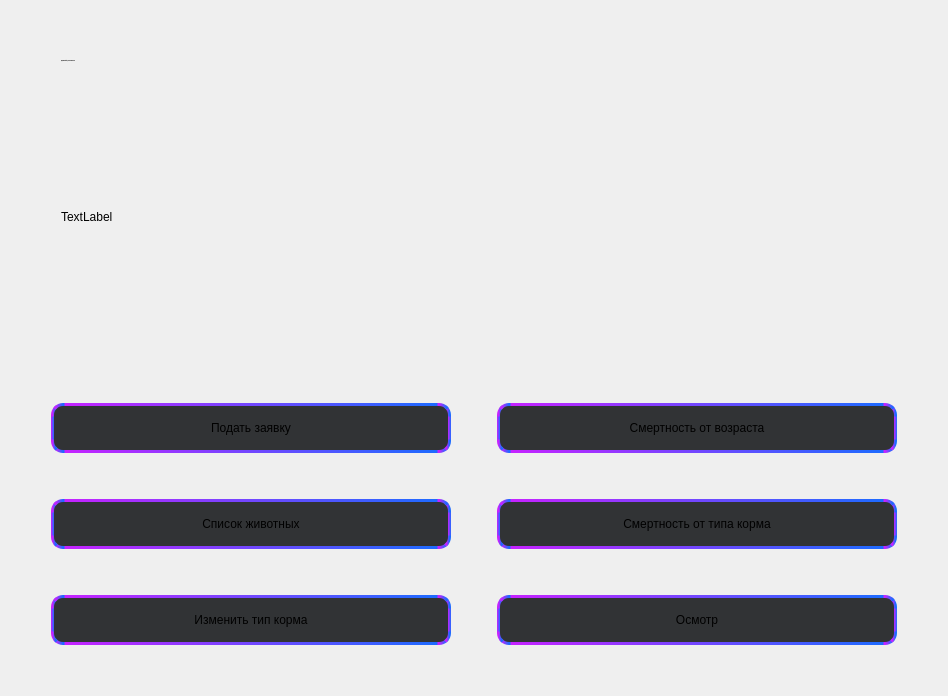
      <widget class="QWidget" name="tab_vet">
       <property name="styleSheet">
        <string notr="true"/>
       </property>
       <attribute name="title">
        <string>Ветеринар</string>
       </attribute>
       <layout class="QVBoxLayout" name="verticalLayout_2">
        <item>
         <spacer name="verticalSpacer_9">
          <property name="orientation">
           <enum>Qt::Vertical</enum>
          </property>
          <property name="sizeHint" stdset="0">
           <size>
            <width>20</width>
            <height>40</height>
           </size>
          </property>
         </spacer>
        </item>
        <item>
         <layout class="QHBoxLayout" name="horizontalLayout_2">
          <item>
           <spacer name="horizontalSpacer_13">
            <property name="orientation">
             <enum>Qt::Horizontal</enum>
            </property>
            <property name="sizeType">
             <enum>QSizePolicy::Preferred</enum>
            </property>
            <property name="sizeHint" stdset="0">
             <size>
              <width>50</width>
              <height>20</height>
             </size>
            </property>
           </spacer>
          </item>
          <item>
           <widget class="QLabel" name="lbl_hi_0">
            <property name="font">
             <font>
              <family>Roboto</family>
              <pointsize>-1</pointsize>
              <weight>75</weight>
              <bold>true</bold>
             </font>
            </property>
            <property name="text">
             <string>Здравствуйте, Пользователь !</string>
            </property>
            <property name="alignment">
             <set>Qt::AlignLeading|Qt::AlignLeft|Qt::AlignVCenter</set>
            </property>
           </widget>
          </item>
          <item>
           <spacer name="horizontalSpacer_14">
            <property name="orientation">
             <enum>Qt::Horizontal</enum>
            </property>
            <property name="sizeHint" stdset="0">
             <size>
              <width>40</width>
              <height>20</height>
             </size>
            </property>
           </spacer>
          </item>
         </layout>
        </item>
        <item>
         <spacer name="verticalSpacer_11">
          <property name="orientation">
           <enum>Qt::Vertical</enum>
          </property>
          <property name="sizeHint" stdset="0">
           <size>
            <width>20</width>
            <height>40</height>
           </size>
          </property>
         </spacer>
        </item>
        <item>
         <layout class="QHBoxLayout" name="horizontalLayout">
          <item>
           <spacer name="horizontalSpacer_12">
            <property name="orientation">
             <enum>Qt::Horizontal</enum>
            </property>
            <property name="sizeType">
             <enum>QSizePolicy::Minimum</enum>
            </property>
            <property name="sizeHint" stdset="0">
             <size>
              <width>50</width>
              <height>20</height>
             </size>
            </property>
           </spacer>
          </item>
          <item>
           <widget class="QLabel" name="lbl_descript_0">
            <property name="text">
             <string>TextLabel</string>
            </property>
           </widget>
          </item>
          <item>
           <spacer name="horizontalSpacer_11">
            <property name="orientation">
             <enum>Qt::Horizontal</enum>
            </property>
            <property name="sizeType">
             <enum>QSizePolicy::Preferred</enum>
            </property>
            <property name="sizeHint" stdset="0">
             <size>
              <width>40</width>
              <height>20</height>
             </size>
            </property>
           </spacer>
          </item>
          <item>
           <widget class="QLabel" name="img_doctor">
            <property name="minimumSize">
             <size>
              <width>200</width>
              <height>200</height>
             </size>
            </property>
            <property name="maximumSize">
             <size>
              <width>200</width>
              <height>200</height>
             </size>
            </property>
            <property name="text">
             <string/>
            </property>
            <property name="scaledContents">
             <bool>true</bool>
            </property>
           </widget>
          </item>
          <item>
           <spacer name="horizontalSpacer_10">
            <property name="orientation">
             <enum>Qt::Horizontal</enum>
            </property>
            <property name="sizeType">
             <enum>QSizePolicy::Minimum</enum>
            </property>
            <property name="sizeHint" stdset="0">
             <size>
              <width>40</width>
              <height>20</height>
             </size>
            </property>
           </spacer>
          </item>
         </layout>
        </item>
        <item>
         <spacer name="verticalSpacer_10">
          <property name="orientation">
           <enum>Qt::Vertical</enum>
          </property>
          <property name="sizeHint" stdset="0">
           <size>
            <width>20</width>
            <height>40</height>
           </size>
          </property>
         </spacer>
        </item>
        <item>
         <layout class="QGridLayout" name="gridLayout">
          <item row="3" column="5">
           <spacer name="horizontalSpacer_7">
            <property name="orientation">
             <enum>Qt::Horizontal</enum>
            </property>
            <property name="sizeHint" stdset="0">
             <size>
              <width>40</width>
              <height>20</height>
             </size>
            </property>
           </spacer>
          </item>
          <item row="3" column="4">
           <widget class="QPushButton" name="btn_feed_dead">
            <property name="minimumSize">
             <size>
              <width>400</width>
              <height>50</height>
             </size>
            </property>
            <property name="styleSheet">
             <string notr="true">QPushButton{
	background-color: #313335;
	border: 3px qlineargradient(spread:pad, x1:0, y1:0, x2:1, y2:0, stop:0 #C622FF, stop:1 #1D6BFF);
	border-style: solid;
	border-radius: 12%;
}
QPushButton:hover{
background-color:  #5C6164;
}

QPushButton:pressed{
background-color:  #5C6164;
}

QPushButton:after{
background-color:  #5C6164;
}</string>
            </property>
            <property name="text">
             <string>Смертность от типа корма</string>
            </property>
           </widget>
          </item>
          <item row="5" column="5">
           <spacer name="horizontalSpacer_8">
            <property name="orientation">
             <enum>Qt::Horizontal</enum>
            </property>
            <property name="sizeHint" stdset="0">
             <size>
              <width>40</width>
              <height>20</height>
             </size>
            </property>
           </spacer>
          </item>
          <item row="1" column="4">
           <widget class="QPushButton" name="btn_age_dead">
            <property name="minimumSize">
             <size>
              <width>400</width>
              <height>50</height>
             </size>
            </property>
            <property name="styleSheet">
             <string notr="true">QPushButton{
	background-color: #313335;
	border: 3px qlineargradient(spread:pad, x1:0, y1:0, x2:1, y2:0, stop:0 #C622FF, stop:1 #1D6BFF);
	border-style: solid;
	border-radius: 12%;
}
QPushButton:hover{
background-color:  #5C6164;
}

QPushButton:pressed{
background-color:  #5C6164;
}

QPushButton:after{
background-color:  #5C6164;
}</string>
            </property>
            <property name="text">
             <string>Смертность от возраста</string>
            </property>
           </widget>
          </item>
          <item row="4" column="4">
           <spacer name="verticalSpacer_7">
            <property name="orientation">
             <enum>Qt::Vertical</enum>
            </property>
            <property name="sizeHint" stdset="0">
             <size>
              <width>20</width>
              <height>40</height>
             </size>
            </property>
           </spacer>
          </item>
          <item row="0" column="4">
           <spacer name="verticalSpacer_5">
            <property name="orientation">
             <enum>Qt::Vertical</enum>
            </property>
            <property name="sizeHint" stdset="0">
             <size>
              <width>20</width>
              <height>40</height>
             </size>
            </property>
           </spacer>
          </item>
          <item row="0" column="2">
           <spacer name="verticalSpacer_4">
            <property name="orientation">
             <enum>Qt::Vertical</enum>
            </property>
            <property name="sizeHint" stdset="0">
             <size>
              <width>20</width>
              <height>40</height>
             </size>
            </property>
           </spacer>
          </item>
          <item row="5" column="1">
           <spacer name="horizontalSpacer_5">
            <property name="orientation">
             <enum>Qt::Horizontal</enum>
            </property>
            <property name="sizeHint" stdset="0">
             <size>
              <width>40</width>
              <height>20</height>
             </size>
            </property>
           </spacer>
          </item>
          <item row="5" column="4">
           <widget class="QPushButton" name="btn_inspection">
            <property name="minimumSize">
             <size>
              <width>400</width>
              <height>50</height>
             </size>
            </property>
            <property name="styleSheet">
             <string notr="true">QPushButton{
	background-color: #313335;
	border: 3px qlineargradient(spread:pad, x1:0, y1:0, x2:1, y2:0, stop:0 #C622FF, stop:1 #1D6BFF);
	border-style: solid;
	border-radius: 12%;
}
QPushButton:hover{
background-color:  #5C6164;
}

QPushButton:pressed{
background-color:  #5C6164;
}

QPushButton:after{
background-color:  #5C6164;
}</string>
            </property>
            <property name="text">
             <string>Осмотр</string>
            </property>
           </widget>
          </item>
          <item row="4" column="2">
           <spacer name="verticalSpacer">
            <property name="orientation">
             <enum>Qt::Vertical</enum>
            </property>
            <property name="sizeHint" stdset="0">
             <size>
              <width>20</width>
              <height>40</height>
             </size>
            </property>
           </spacer>
          </item>
          <item row="3" column="3">
           <spacer name="horizontalSpacer_2">
            <property name="orientation">
             <enum>Qt::Horizontal</enum>
            </property>
            <property name="sizeHint" stdset="0">
             <size>
              <width>40</width>
              <height>20</height>
             </size>
            </property>
           </spacer>
          </item>
          <item row="6" column="4">
           <spacer name="verticalSpacer_8">
            <property name="orientation">
             <enum>Qt::Vertical</enum>
            </property>
            <property name="sizeHint" stdset="0">
             <size>
              <width>20</width>
              <height>40</height>
             </size>
            </property>
           </spacer>
          </item>
          <item row="3" column="2">
           <widget class="QPushButton" name="btn_list_animals">
            <property name="minimumSize">
             <size>
              <width>400</width>
              <height>50</height>
             </size>
            </property>
            <property name="styleSheet">
             <string notr="true">QPushButton{
	background-color: #313335;
	border: 3px qlineargradient(spread:pad, x1:0, y1:0, x2:1, y2:0, stop:0 #C622FF, stop:1 #1D6BFF);
	border-style: solid;
	border-radius: 12%;
}
QPushButton:hover{
background-color:  #5C6164;
}

QPushButton:pressed{
background-color:  #5C6164;
}

QPushButton:after{
background-color:  #5C6164;
}</string>
            </property>
            <property name="text">
             <string>Список животных</string>
            </property>
           </widget>
          </item>
          <item row="5" column="2">
           <widget class="QPushButton" name="btn_change_feet">
            <property name="minimumSize">
             <size>
              <width>400</width>
              <height>50</height>
             </size>
            </property>
            <property name="styleSheet">
             <string notr="true">QPushButton{
	background-color: #313335;
	border: 3px qlineargradient(spread:pad, x1:0, y1:0, x2:1, y2:0, stop:0 #C622FF, stop:1 #1D6BFF);
	border-style: solid;
	border-radius: 12%;
}
QPushButton:hover{
background-color:  #5C6164;
}

QPushButton:pressed{
background-color:  #5C6164;
}

QPushButton:after{
background-color:  #5C6164;
}</string>
            </property>
            <property name="text">
             <string>Изменить тип корма</string>
            </property>
           </widget>
          </item>
          <item row="3" column="1">
           <spacer name="horizontalSpacer_6">
            <property name="orientation">
             <enum>Qt::Horizontal</enum>
            </property>
            <property name="sizeHint" stdset="0">
             <size>
              <width>40</width>
              <height>20</height>
             </size>
            </property>
           </spacer>
          </item>
          <item row="2" column="2">
           <spacer name="verticalSpacer_3">
            <property name="orientation">
             <enum>Qt::Vertical</enum>
            </property>
            <property name="sizeHint" stdset="0">
             <size>
              <width>20</width>
              <height>40</height>
             </size>
            </property>
           </spacer>
          </item>
          <item row="1" column="5">
           <spacer name="horizontalSpacer_4">
            <property name="orientation">
             <enum>Qt::Horizontal</enum>
            </property>
            <property name="sizeHint" stdset="0">
             <size>
              <width>40</width>
              <height>20</height>
             </size>
            </property>
           </spacer>
          </item>
          <item row="5" column="3">
           <spacer name="horizontalSpacer_3">
            <property name="orientation">
             <enum>Qt::Horizontal</enum>
            </property>
            <property name="sizeHint" stdset="0">
             <size>
              <width>40</width>
              <height>20</height>
             </size>
            </property>
           </spacer>
          </item>
          <item row="1" column="1">
           <spacer name="horizontalSpacer_9">
            <property name="orientation">
             <enum>Qt::Horizontal</enum>
            </property>
            <property name="sizeHint" stdset="0">
             <size>
              <width>40</width>
              <height>20</height>
             </size>
            </property>
           </spacer>
          </item>
          <item row="6" column="2">
           <spacer name="verticalSpacer_2">
            <property name="orientation">
             <enum>Qt::Vertical</enum>
            </property>
            <property name="sizeHint" stdset="0">
             <size>
              <width>20</width>
              <height>40</height>
             </size>
            </property>
           </spacer>
          </item>
          <item row="2" column="4">
           <spacer name="verticalSpacer_6">
            <property name="orientation">
             <enum>Qt::Vertical</enum>
            </property>
            <property name="sizeHint" stdset="0">
             <size>
              <width>20</width>
              <height>40</height>
             </size>
            </property>
           </spacer>
          </item>
          <item row="1" column="3">
           <spacer name="horizontalSpacer">
            <property name="orientation">
             <enum>Qt::Horizontal</enum>
            </property>
            <property name="sizeHint" stdset="0">
             <size>
              <width>40</width>
              <height>20</height>
             </size>
            </property>
           </spacer>
          </item>
          <item row="1" column="2">
           <widget class="QPushButton" name="btn_application">
            <property name="minimumSize">
             <size>
              <width>400</width>
              <height>50</height>
             </size>
            </property>
            <property name="sizeIncrement">
             <size>
              <width>0</width>
              <height>50</height>
             </size>
            </property>
            <property name="styleSheet">
             <string notr="true">QPushButton{
	background-color: #313335;
	border: 3px qlineargradient(spread:pad, x1:0, y1:0, x2:1, y2:0, stop:0 #C622FF, stop:1 #1D6BFF);
	border-style: solid;
	border-radius: 12%;
}
QPushButton:hover{
background-color:  #5C6164;
}

QPushButton:pressed{
background-color:  #5C6164;
}

QPushButton:after{
background-color:  #5C6164;
}</string>
            </property>
            <property name="text">
             <string>Подать заявку</string>
            </property>
           </widget>
          </item>
         </layout>
        </item>
       </layout>
      </widget>
